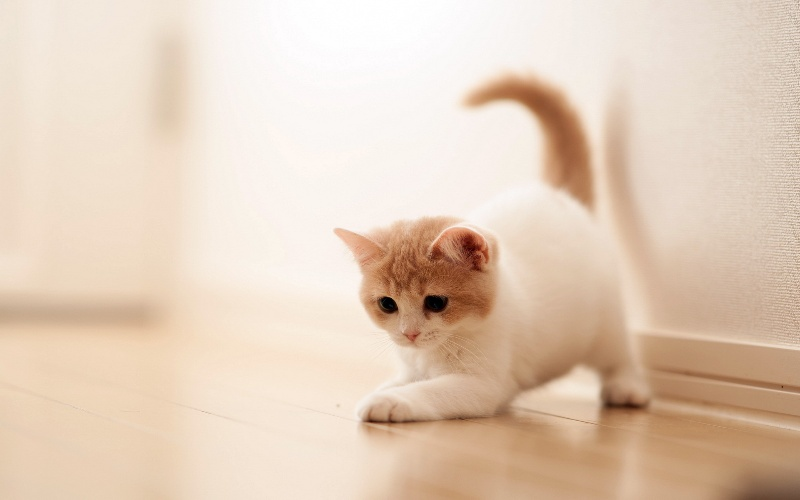
#> input picture Modules/OpenCV/cat_resized.jpg, 800 x 500 px, found by its file name
$ python 12filtercolor.py
#> lines starting #> are read from the running program, lines starting #| are printed output that depends on the picture; after the words box and inside, x2 and y2 are one past the last pixel; in counts of white or black regions, pixels touching at a corner belong together
import cv2
import numpy

image_o = cv2.imread('C:\\Users\\ashua\\OneDrive\\Desktop\\Coding\\Python\\Modules\\OpenCV\\cat_resized.jpg')
#> image_o is the input picture: shape (500, 800, 3); mean B, G, R 186.7, 205.9, 227.2

lower_red = numpy.array([30, 30, 30])
upper_red = numpy.array([200, 255, 255])
mask = cv2.inRange(image_o, lower_red, upper_red)
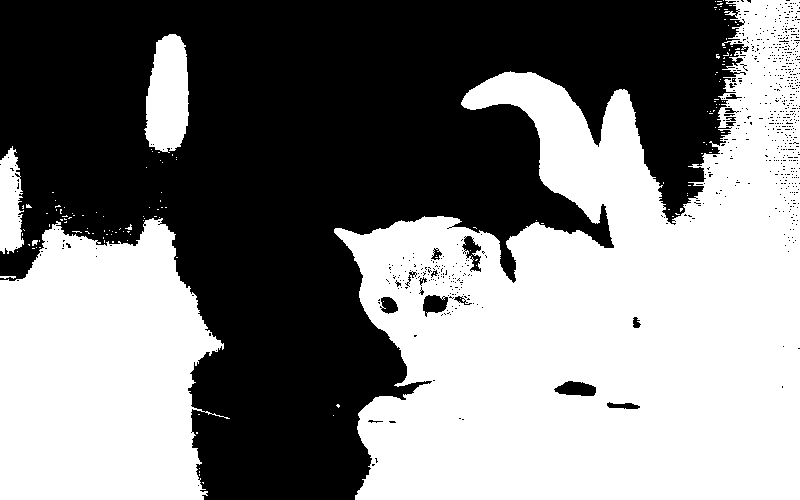
#> mask: shape (500, 800); 50.7% white; 694 black regions (677 under 20 px), largest, box (x1, y1, x2, y2) and area: (0, 0, 749, 500) 193941, (554, 381, 596, 396) 456, (423, 295, 448, 317) 366
cv2.imshow('mask',mask)

result = cv2.bitwise_and(image_o, image_o, mask = mask)
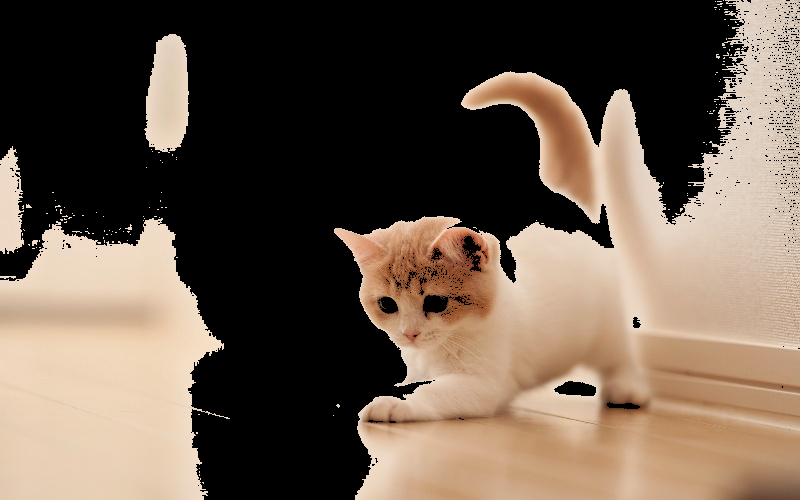
#> result: shape (500, 800, 3); mean B, G, R 77.2, 91.1, 107
cv2.imshow("Yo",result)

cv2.waitKey(0)
